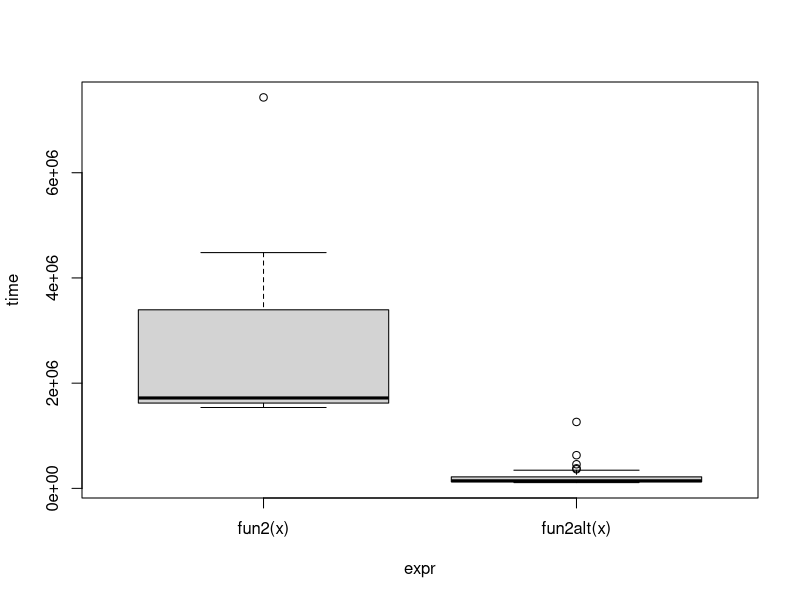

Generate this figure with R:
## ---- chunk 1
knitr::opts_chunk$set(echo = TRUE)
## ---- chunk 2
fun1 <- function(n = 100, k = 4, lambda = 4) {
  x <- NULL
  for (i in 1:n)
    x <- rbind(x, rpois(k, lambda))
  return(x)
}

fun1alt <- function(n = 100, k = 4, lambda = 4) {
  # YOUR CODE HERE
}

fun1(5,10)
ans<-fun1(5000,10)

fun1alt <- function(n = 100, k = 4, lambda = 4) {
  matrix(rpois(n * k, lambda = lambda), ncol = k)
}


# Benchmarking
microbenchmark::microbenchmark(
  fun1(),
  fun1alt()
)
## ---- chunk 3
# Data Generating Process (10 x 10,000 matrix)
set.seed(1234)
x <- matrix(rnorm(1e4), nrow=10)
# Find each column's max value
fun2 <- function(x) {
  apply(x, 2, max)
}
fun2alt <- function(x) {
  # YOUR CODE HERE
  x[cbind(max.col(t(x)), 1:ncol(x))]
}

# Benchmarking
ans_benchmark <- microbenchmark::microbenchmark(
  fun2(x),
  fun2alt(x), unit = "relative"
)
plot(ans_benchmark)
